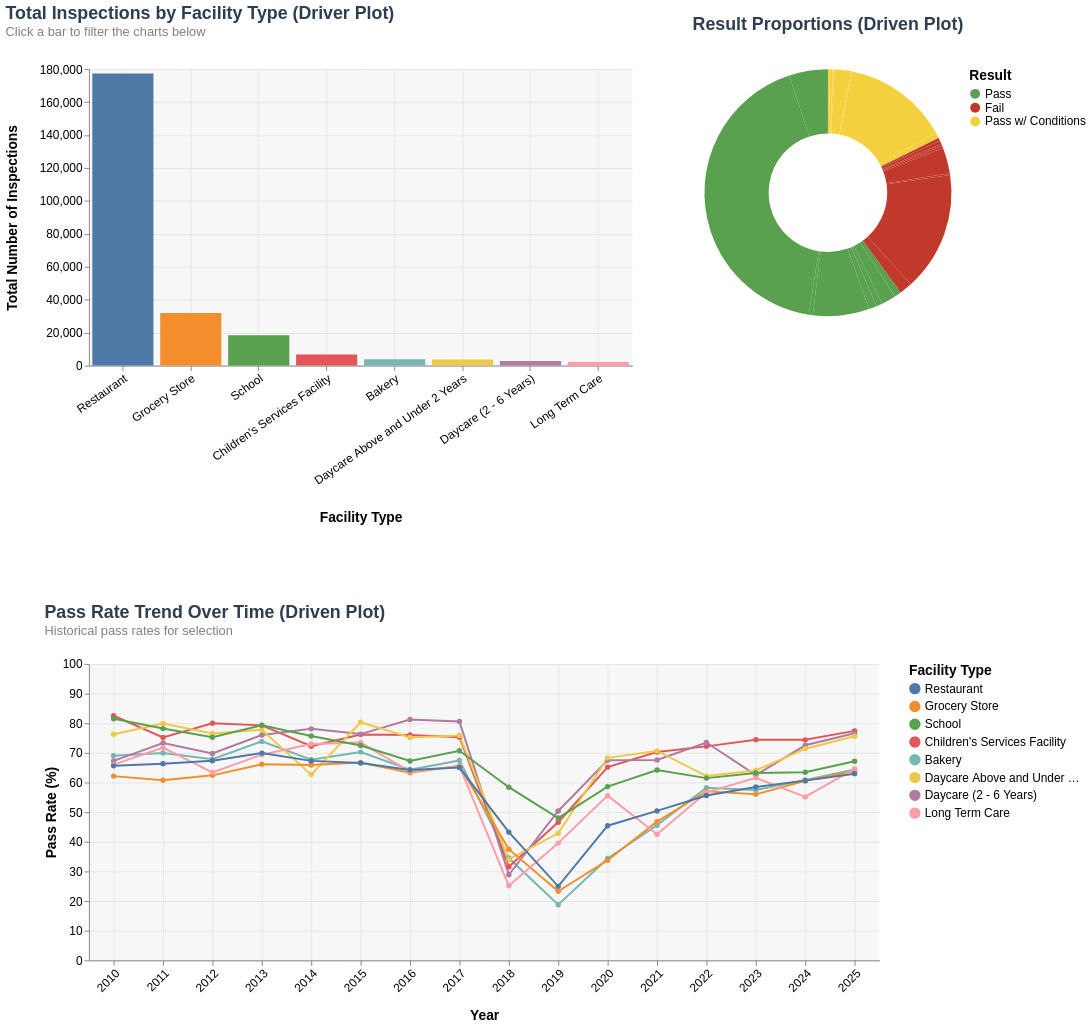

Notebook code cell kept with this figure:
### Code cell
driver_records = driver_data.copy()
driven_records = yearly_pass.copy()

# -------------------------------------------------------
# COLOR SCALES 
# -------------------------------------------------------
result_colors = alt.Scale(
    domain=['Pass', 'Fail', 'Pass w/ Conditions'],
    range=['#59A14F', '#C0392B', '#F4D03F']
)

facility_colors = alt.Scale(
    domain=[
        'Restaurant',
        'Grocery Store', 
        'School',
        "Children's Services Facility",
        'Bakery',
        'Daycare Above and Under 2 Years',
        'Daycare (2 - 6 Years)',
        'Long Term Care'
    ],
    range=[
        '#4E79A7',
        '#F28E2B',
        '#59A14F',
        '#E15759',
        '#76B7B2',
        '#EDC948',
        '#B07AA1',
        '#FF9DA7'
    ]
)

selection = alt.selection_point(
    fields=['Facility Type'],
    empty='all'
)

# -------------------------------------------------------
# 1. DRIVER PLOT
# -------------------------------------------------------
driver = (
    alt.Chart(driver_records)
    .mark_bar()
    .encode(
        x=alt.X(
            'Facility Type:N',
            sort='-y',
            title='Facility Type',
            axis=alt.Axis(labelAngle=-35, labelLimit=200, titlePadding=25)
        ),
        y=alt.Y(
            'sum(Count):Q',
            title='Total Number of Inspections',
            axis=alt.Axis(titlePadding=20)
        ),
        color=alt.Color(
            'Facility Type:N',
            scale=facility_colors,
            legend=None
        ),
        opacity=alt.condition(selection, alt.value(1.0), alt.value(0.2)),
        tooltip=[
            alt.Tooltip('Facility Type:N', title='Facility Type'),
            alt.Tooltip('sum(Count):Q', title='Total Inspections', format=',')
        ]
    )
    .add_params(selection)
    .properties(
        width=550,
        height=300,
        title=alt.TitleParams(
            text='Total Inspections by Facility Type (Driver Plot)',
            subtitle='Click a bar to filter the charts below',
            offset=25
        )
    )
)

# -------------------------------------------------------
# 2. DONUT CHART
# -------------------------------------------------------
donut = (
    alt.Chart(driver_records)
    .mark_arc(innerRadius=60)
    .encode(
        theta=alt.Theta('Count:Q'),
        color=alt.Color('Results:N', scale=result_colors, title='Result'),
        tooltip=[
            alt.Tooltip('Results:N', title='Result'),
            alt.Tooltip('Count:Q', title='Count', format=','),
            alt.Tooltip('Percentage:Q', title='% of Total', format='.1f')
        ]
    )
    .transform_filter(selection)
    .properties(
        width=250,
        height=250,
        title=alt.TitleParams(
            text='Result Proportions (Driven Plot)',
            subtitle=' ',
            anchor='middle',
            offset=20
        )
    )
)

# -------------------------------------------------------
# 3. LINE CHART
# -------------------------------------------------------
driven_line = (
    alt.Chart(driven_records)
    .mark_line(point=True, strokeWidth=2)
    .encode(
        x=alt.X(
            'Year:O',
            title='Year',
            axis=alt.Axis(labelAngle=-45, titlePadding=15)
        ),
        y=alt.Y(
            'Pass Rate:Q',
            title='Pass Rate (%)',
            scale=alt.Scale(domain=[0, 100]),
            axis=alt.Axis(tickCount=10)
        ),
        color=alt.Color(
            'Facility Type:N',
            scale=facility_colors,
            title='Facility Type',
            legend=alt.Legend(offset=30)
        ),
        tooltip=[
            alt.Tooltip('Facility Type:N', title='Facility Type'),
            alt.Tooltip('Year:O', title='Year'),
            alt.Tooltip('Pass Rate:Q', title='Pass Rate (%)', format='.1f')
        ]
    )
    .transform_filter(selection)
    .properties(
        width=800,
        height=300,
        title=alt.TitleParams(
            text='Pass Rate Trend Over Time (Driven Plot)',
            subtitle='Historical pass rates for selection',
            offset=20
        )
    )
)

# -------------------------------------------------------
# COMBINE DASHBOARD
# -------------------------------------------------------
top_row = alt.hconcat(driver, donut, spacing=60).resolve_scale(color='independent')

dashboard = (
    alt.vconcat(top_row, driven_line, spacing=80)
    .resolve_scale(color='independent')
    .configure_title(
        fontSize=18,
        subtitleFontSize=13,
        subtitleColor='gray',
        font='Arial',
        anchor='start',
        color='#2c3e50'
    )
    .configure_axis(
        labelFontSize=12,
        titleFontSize=14,
        titleFontWeight='bold',
        grid=True,
        gridColor='#E6E6E6'
    )
    .configure_legend(
        labelFontSize=12,
        titleFontSize=14
    )
    .configure_view(
    fill='#F7F7F7',
    stroke=None
    )
)

dashboard

### Figure 1 — Vega-Lite specification as saved in the notebook (floating-point values rounded to 4 significant figures)
{"config": {"view": {"continuousWidth": 300, "continuousHeight": 300, "fill": "#F7F7F7", "stroke": null}, "axis": {"grid": true, "gridColor": "#E6E6E6", "labelFontSize": 12, "titleFontSize": 14, "titleFontWeight": "bold"}, "legend": {"labelFontSize": 12, "titleFontSize": 14}, "title": {"anchor": "start", "color": "#2c3e50", "font": "Arial", "fontSize": 18, "subtitleColor": "gray", "subtitleFontSize": 13}}, "vconcat": [{"hconcat": [{"mark": {"type": "bar"}, "encoding": {"color": {"field": "Facility Type", "legend": null, "scale": {"domain": ["Restaurant", "Grocery Store", "School", "Children's Services Facility", "Bakery", "Daycare Above and Under 2 Years", "Daycare (2 - 6 Years)", "Long Term Care"], "range": ["#4E79A7", "#F28E2B", "#59A14F", "#E15759", "#76B7B2", "#EDC948", "#B07AA1", "#FF9DA7"]}, "type": "nominal"}, "opacity": {"condition": {"param": "param_11", "value": 1.0, "empty": true}, "value": 0.2}, "tooltip": [{"field": "Facility Type", "title": "Facility Type", "type": "nominal"}, {"aggregate": "sum", "field": "Count", "format": ",", "title": "Total Inspections", "type": "quantitative"}], "x": {"axis": {"labelAngle": -35, "labelLimit": 200, "titlePadding": 25}, "field": "Facility Type", "sort": "-y", "title": "Facility Type", "type": "nominal"}, "y": {"aggregate": "sum", "axis": {"titlePadding": 20}, "field": "Count", "title": "Total Number of Inspections", "type": "quantitative"}}, "height": 300, "name": "view_11", "title": {"text": "Total Inspections by Facility Type (Driver Plot)", "offset": 25, "subtitle": "Click a bar to filter the charts below"}, "width": 550}, {"mark": {"type": "arc", "innerRadius": 60}, "encoding": {"color": {"field": "Results", "scale": {"domain": ["Pass", "Fail", "Pass w/ Conditions"], "range": ["#59A14F", "#C0392B", "#F4D03F"]}, "title": "Result", "type": "nominal"}, "theta": {"field": "Count", "type": "quantitative"}, "tooltip": [{"field": "Results", "title": "Result", "type": "nominal"}, {"field": "Count", "format": ",", "title": "Count", "type": "quantitative"}, {"field": "Percentage", "format": ".1f", "title": "% of Total", "type": "quantitative"}]}, "height": 250, "title": {"text": "Result Proportions (Driven Plot)", "anchor": "middle", "offset": 20, "subtitle": " "}, "transform": [{"filter": {"param": "param_11", "empty": true}}], "width": 250}], "data": {"name": "data-4ab1b3fdc212e8c3316127aea4b4bad4"}, "resolve": {"scale": {"color": "independent"}}, "spacing": 60}, {"data": {"name": "data-d30cf97bcfef02a92eb8eb839f09c68a"}, "mark": {"type": "line", "point": true, "strokeWidth": 2}, "encoding": {"color": {"field": "Facility Type", "legend": {"offset": 30}, "scale": {"domain": ["Restaurant", "Grocery Store", "School", "Children's Services Facility", "Bakery", "Daycare Above and Under 2 Years", "Daycare (2 - 6 Years)", "Long Term Care"], "range": ["#4E79A7", "#F28E2B", "#59A14F", "#E15759", "#76B7B2", "#EDC948", "#B07AA1", "#FF9DA7"]}, "title": "Facility Type", "type": "nominal"}, "tooltip": [{"field": "Facility Type", "title": "Facility Type", "type": "nominal"}, {"field": "Year", "title": "Year", "type": "ordinal"}, {"field": "Pass Rate", "format": ".1f", "title": "Pass Rate (%)", "type": "quantitative"}], "x": {"axis": {"labelAngle": -45, "titlePadding": 15}, "field": "Year", "title": "Year", "type": "ordinal"}, "y": {"axis": {"tickCount": 10}, "field": "Pass Rate", "scale": {"domain": [0, 100]}, "title": "Pass Rate (%)", "type": "quantitative"}}, "height": 300, "title": {"text": "Pass Rate Trend Over Time (Driven Plot)", "offset": 20, "subtitle": "Historical pass rates for selection"}, "transform": [{"filter": {"param": "param_11", "empty": true}}], "width": 800}], "params": [{"name": "param_11", "select": {"type": "point", "fields": ["Facility Type"]}, "views": ["view_11"]}], "resolve": {"scale": {"color": "independent"}}, "spacing": 80, "$schema": "https://vega.github.io/schema/vega-lite/v5.20.1.json", "datasets": {"data-4ab1b3fdc212e8c3316127aea4b4bad4": [{"Facility Type": "Bakery", "Results": "Fail", "Count": 934, "Total per Facility": 3786, "Percentage": 24.7}, {"Facility Type": "Bakery", "Results": "Pass", "Count": 2241, "Total per Facility": 3786, "Percentage": 59.2}, {"Facility Type": "Bakery", "Results": "Pass w/ Conditions", "Count": 611, "Total per Facility": 3786, "Percentage": 16.1}, {"Facility Type": "Children's Services Facility", "Results": "Fail", "Count": 1222, "Total per Facility": 6791, "Percentage": 18.0}, {"Facility Type": "Children's Services Facility", "Results": "Pass", "Count": 4683, "Total per Facility": 6791, "Percentage": 69.0}, {"Facility Type": "Children's Services Facility", "Results": "Pass w/ Conditions", "Count": 886, "Total per Facility": 6791, "Percentage": 13.0}, {"Facility Type": "Daycare (2 - 6 Years)", "Results": "Fail", "Count": 634, "Total per Facility": 2817, "Percentage": 22.5}, {"Facility Type": "Daycare (2 - 6 Years)", "Results": "Pass", "Count": 1958, "Total per Facility": 2817, "Percentage": 69.5}, {"Facility Type": "Daycare (2 - 6 Years)", "Results": "Pass w/ Conditions", "Count": 225, "Total per Facility": 2817, "Percentage": 8.0}, {"Facility Type": "Daycare Above and Under 2 Years", "Results": "Fail", "Count": 769, "Total per Facility": 3755, "Percentage": 20.5}, {"Facility Type": "Daycare Above and Under 2 Years", "Results": "Pass", "Count": 2564, "Total per Facility": 3755, "Percentage": 68.3}, {"Facility Type": "Daycare Above and Under 2 Years", "Results": "Pass w/ Conditions", "Count": 422, "Total per Facility": 3755, "Percentage": 11.2}, {"Facility Type": "Grocery Store", "Results": "Fail", "Count": 8352, "Total per Facility": 31855, "Percentage": 26.2}, {"Facility Type": "Grocery Store", "Results": "Pass", "Count": 18206, "Total per Facility": 31855, "Percentage": 57.2}, {"Facility Type": "Grocery Store", "Results": "Pass w/ Conditions", "Count": 5297, "Total per Facility": 31855, "Percentage": 16.6}, {"Facility Type": "Long Term Care", "Results": "Fail", "Count": 550, "Total per Facility": 2228, "Percentage": 24.7}, {"Facility Type": "Long Term Care", "Results": "Pass", "Count": 1282, "Total per Facility": 2228, "Percentage": 57.5}, {"Facility Type": "Long Term Care", "Results": "Pass w/ Conditions", "Count": 396, "Total per Facility": 2228, "Percentage": 17.8}, {"Facility Type": "Restaurant", "Results": "Fail", "Count": 38490, "Total per Facility": 177367, "Percentage": 21.7}, {"Facility Type": "Restaurant", "Results": "Pass", "Count": 104788, "Total per Facility": 177367, "Percentage": 59.1}, {"Facility Type": "Restaurant", "Results": "Pass w/ Conditions", "Count": 34089, "Total per Facility": 177367, "Percentage": 19.2}, {"Facility Type": "School", "Results": "Fail", "Count": 4112, "Total per Facility": 18391, "Percentage": 22.4}, {"Facility Type": "School", "Results": "Pass", "Count": 12559, "Total per Facility": 18391, "Percentage": 68.3}, {"Facility Type": "School", "Results": "Pass w/ Conditions", "Count": 1720, "Total per Facility": 18391, "Percentage": 9.4}], "data-d30cf97bcfef02a92eb8eb839f09c68a": [{"Facility Type": "Bakery", "Year": 2010, "Pass Rate": 69.06}, {"Facility Type": "Bakery", "Year": 2011, "Pass Rate": 69.93}, {"Facility Type": "Bakery", "Year": 2012, "Pass Rate": 67.84}, {"Facility Type": "Bakery", "Year": 2013, "Pass Rate": 73.86}, {"Facility Type": "Bakery", "Year": 2014, "Pass Rate": 67.67}, {"Facility Type": "Bakery", "Year": 2015, "Pass Rate": 70.25}, {"Facility Type": "Bakery", "Year": 2016, "Pass Rate": 64.29}, {"Facility Type": "Bakery", "Year": 2017, "Pass Rate": 67.43}, {"Facility Type": "Bakery", "Year": 2018, "Pass Rate": 34.5}, {"Facility Type": "Bakery", "Year": 2019, "Pass Rate": 18.75}, {"Facility Type": "Bakery", "Year": 2020, "Pass Rate": 34.36}, {"Facility Type": "Bakery", "Year": 2021, "Pass Rate": 45.56}, {"Facility Type": "Bakery", "Year": 2022, "Pass Rate": 58.24}, {"Facility Type": "Bakery", "Year": 2023, "Pass Rate": 57.5}, {"Facility Type": "Bakery", "Year": 2024, "Pass Rate": 60.87}, {"Facility Type": "Bakery", "Year": 2025, "Pass Rate": 64.41}, {"Facility Type": "Children's Services Facility", "Year": 2010, "Pass Rate": 82.52}, {"Facility Type": "Children's Services Facility", "Year": 2011, "Pass Rate": 75.2}, {"Facility Type": "Children's Services Facility", "Year": 2012, "Pass Rate": 80.0}, {"Facility Type": "Children's Services Facility", "Year": 2013, "Pass Rate": 79.27}, {"Facility Type": "Children's Services Facility", "Year": 2014, "Pass Rate": 72.25}, {"Facility Type": "Children's Services Facility", "Year": 2015, "Pass Rate": 76.19}, {"Facility Type": "Children's Services Facility", "Year": 2016, "Pass Rate": 76.04}, {"Facility Type": "Children's Services Facility", "Year": 2017, "Pass Rate": 75.3}, {"Facility Type": "Children's Services Facility", "Year": 2018, "Pass Rate": 31.59}, {"Facility Type": "Children's Services Facility", "Year": 2019, "Pass Rate": 46.57}, {"Facility Type": "Children's Services Facility", "Year": 2020, "Pass Rate": 65.19}, {"Facility Type": "Children's Services Facility", "Year": 2021, "Pass Rate": 70.3}, {"Facility Type": "Children's Services Facility", "Year": 2022, "Pass Rate": 72.19}, {"Facility Type": "Children's Services Facility", "Year": 2023, "Pass Rate": 74.45}, {"Facility Type": "Children's Services Facility", "Year": 2024, "Pass Rate": 74.39}, {"Facility Type": "Children's Services Facility", "Year": 2025, "Pass Rate": 77.41}, {"Facility Type": "Daycare (2 - 6 Years)", "Year": 2010, "Pass Rate": 67.29}, {"Facility Type": "Daycare (2 - 6 Years)", "Year": 2011, "Pass Rate": 73.3}, {"Facility Type": "Daycare (2 - 6 Years)", "Year": 2012, "Pass Rate": 69.77}, {"Facility Type": "Daycare (2 - 6 Years)", "Year": 2013, "Pass Rate": 76.0}, {"Facility Type": "Daycare (2 - 6 Years)", "Year": 2014, "Pass Rate": 78.1}, {"Facility Type": "Daycare (2 - 6 Years)", "Year": 2015, "Pass Rate": 76.33}, {"Facility Type": "Daycare (2 - 6 Years)", "Year": 2016, "Pass Rate": 81.25}, {"Facility Type": "Daycare (2 - 6 Years)", "Year": 2017, "Pass Rate": 80.59}, {"Facility Type": "Daycare (2 - 6 Years)", "Year": 2018, "Pass Rate": 28.87}, {"Facility Type": "Daycare (2 - 6 Years)", "Year": 2019, "Pass Rate": 50.38}, {"Facility Type": "Daycare (2 - 6 Years)", "Year": 2020, "Pass Rate": 67.47}, {"Facility Type": "Daycare (2 - 6 Years)", "Year": 2021, "Pass Rate": 67.62}, {"Facility Type": "Daycare (2 - 6 Years)", "Year": 2022, "Pass Rate": 73.49}, {"Facility Type": "Daycare (2 - 6 Years)", "Year": 2023, "Pass Rate": 62.5}, {"Facility Type": "Daycare (2 - 6 Years)", "Year": 2024, "Pass Rate": 72.55}, {"Facility Type": "Daycare (2 - 6 Years)", "Year": 2025, "Pass Rate": 76.64}, {"Facility Type": "Daycare Above and Under 2 Years", "Year": 2010, "Pass Rate": 76.28}, {"Facility Type": "Daycare Above and Under 2 Years", "Year": 2011, "Pass Rate": 79.92}, {"Facility Type": "Daycare Above and Under 2 Years", "Year": 2012, "Pass Rate": 76.54}, {"Facility Type": "Daycare Above and Under 2 Years", "Year": 2013, "Pass Rate": 77.78}, {"Facility Type": "Daycare Above and Under 2 Years", "Year": 2014, "Pass Rate": 62.66}, {"Facility Type": "Daycare Above and Under 2 Years", "Year": 2015, "Pass Rate": 80.33}, {"Facility Type": "Daycare Above and Under 2 Years", "Year": 2016, "Pass Rate": 75.2}, {"Facility Type": "Daycare Above and Under 2 Years", "Year": 2017, "Pass Rate": 75.85}, {"Facility Type": "Daycare Above and Under 2 Years", "Year": 2018, "Pass Rate": 34.06}, {"Facility Type": "Daycare Above and Under 2 Years", "Year": 2019, "Pass Rate": 42.86}, {"Facility Type": "Daycare Above and Under 2 Years", "Year": 2020, "Pass Rate": 68.31}, {"Facility Type": "Daycare Above and Under 2 Years", "Year": 2021, "Pass Rate": 70.66}, {"Facility Type": "Daycare Above and Under 2 Years", "Year": 2022, "Pass Rate": 62.16}, {"Facility Type": "Daycare Above and Under 2 Years", "Year": 2023, "Pass Rate": 64.06}, {"Facility Type": "Daycare Above and Under 2 Years", "Year": 2024, "Pass Rate": 71.37}, {"Facility Type": "Daycare Above and Under 2 Years", "Year": 2025, "Pass Rate": 75.61}, {"Facility Type": "Grocery Store", "Year": 2010, "Pass Rate": 62.15}, {"Facility Type": "Grocery Store", "Year": 2011, "Pass Rate": 60.74}, {"Facility Type": "Grocery Store", "Year": 2012, "Pass Rate": 62.41}, {"Facility Type": "Grocery Store", "Year": 2013, "Pass Rate": 66.14}, {"Facility Type": "Grocery Store", "Year": 2014, "Pass Rate": 65.89}, {"Facility Type": "Grocery Store", "Year": 2015, "Pass Rate": 66.71}, {"Facility Type": "Grocery Store", "Year": 2016, "Pass Rate": 63.3}, {"Facility Type": "Grocery Store", "Year": 2017, "Pass Rate": 65.64}, {"Facility Type": "Grocery Store", "Year": 2018, "Pass Rate": 37.49}, {"Facility Type": "Grocery Store", "Year": 2019, "Pass Rate": 23.27}, {"Facility Type": "Grocery Store", "Year": 2020, "Pass Rate": 33.77}, {"Facility Type": "Grocery Store", "Year": 2021, "Pass Rate": 46.8}, {"Facility Type": "Grocery Store", "Year": 2022, "Pass Rate": 57.0}, {"Facility Type": "Grocery Store", "Year": 2023, "Pass Rate": 56.0}, {"Facility Type": "Grocery Store", "Year": 2024, "Pass Rate": 60.61}, {"Facility Type": "Grocery Store", "Year": 2025, "Pass Rate": 63.85}, {"Facility Type": "Long Term Care", "Year": 2010, "Pass Rate": 66.03}, {"Facility Type": "Long Term Care", "Year": 2011, "Pass Rate": 71.76}, {"Facility Type": "Long Term Care", "Year": 2012, "Pass Rate": 63.41}, {"Facility Type": "Long Term Care", "Year": 2013, "Pass Rate": 69.39}, {"Facility Type": "Long Term Care", "Year": 2014, "Pass Rate": 72.97}, {"Facility Type": "Long Term Care", "Year": 2015, "Pass Rate": 73.46}, {"Facility Type": "Long Term Care", "Year": 2016, "Pass Rate": 63.64}, {"Facility Type": "Long Term Care", "Year": 2017, "Pass Rate": 65.52}, {"Facility Type": "Long Term Care", "Year": 2018, "Pass Rate": 25.14}, {"Facility Type": "Long Term Care", "Year": 2019, "Pass Rate": 39.55}, {"Facility Type": "Long Term Care", "Year": 2020, "Pass Rate": 55.56}, {"Facility Type": "Long Term Care", "Year": 2021, "Pass Rate": 42.54}, {"Facility Type": "Long Term Care", "Year": 2022, "Pass Rate": 56.65}, {"Facility Type": "Long Term Care", "Year": 2023, "Pass Rate": 61.58}, {"Facility Type": "Long Term Care", "Year": 2024, "Pass Rate": 55.14}, {"Facility Type": "Long Term Care", "Year": 2025, "Pass Rate": 64.61}, {"Facility Type": "Restaurant", "Year": 2010, "Pass Rate": 65.62}, {"Facility Type": "Restaurant", "Year": 2011, "Pass Rate": 66.36}, {"Facility Type": "Restaurant", "Year": 2012, "Pass Rate": 67.31}, {"Facility Type": "Restaurant", "Year": 2013, "Pass Rate": 69.92}, {"Facility Type": "Restaurant", "Year": 2014, "Pass Rate": 67.29}, {"Facility Type": "Restaurant", "Year": 2015, "Pass Rate": 66.59}, {"Facility Type": "Restaurant", "Year": 2016, "Pass Rate": 64.22}, {"Facility Type": "Restaurant", "Year": 2017, "Pass Rate": 65.04}, {"Facility Type": "Restaurant", "Year": 2018, "Pass Rate": 43.27}, {"Facility Type": "Restaurant", "Year": 2019, "Pass Rate": 24.96}, {"Facility Type": "Restaurant", "Year": 2020, "Pass Rate": 45.43}, {"Facility Type": "Restaurant", "Year": 2021, "Pass Rate": 50.41}, {"Facility Type": "Restaurant", "Year": 2022, "Pass Rate": 55.59}, {"Facility Type": "Restaurant", "Year": 2023, "Pass Rate": 58.48}, {"Facility Type": "Restaurant", "Year": 2024, "Pass Rate": 60.63}, {"Facility Type": "Restaurant", "Year": 2025, "Pass Rate": 62.98}, {"Facility Type": "School", "Year": 2010, "Pass Rate": 81.5}, {"Facility Type": "School", "Year": 2011, "Pass Rate": 78.19}, {"Facility Type": "School", "Year": 2012, "Pass Rate": 75.26}, {"Facility Type": "School", "Year": 2013, "Pass Rate": 79.32}, {"Facility Type": "School", "Year": 2014, "Pass Rate": 75.71}, {"Facility Type": "School", "Year": 2015, "Pass Rate": 72.49}, {"Facility Type": "School", "Year": 2016, "Pass Rate": 67.25}, {"Facility Type": "School", "Year": 2017, "Pass Rate": 70.72}, {"Facility Type": "School", "Year": 2018, "Pass Rate": 58.41}, {"Facility Type": "School", "Year": 2019, "Pass Rate": 48.03}, {"Facility Type": "School", "Year": 2020, "Pass Rate": 58.62}, {"Facility Type": "School", "Year": 2021, "Pass Rate": 64.19}, {"Facility Type": "School", "Year": 2022, "Pass Rate": 61.48}, {"Facility Type": "School", "Year": 2023, "Pass Rate": 63.23}, {"Facility Type": "School", "Year": 2024, "Pass Rate": 63.48}, {"Facility Type": "School", "Year": 2025, "Pass Rate": 67.19}]}}
